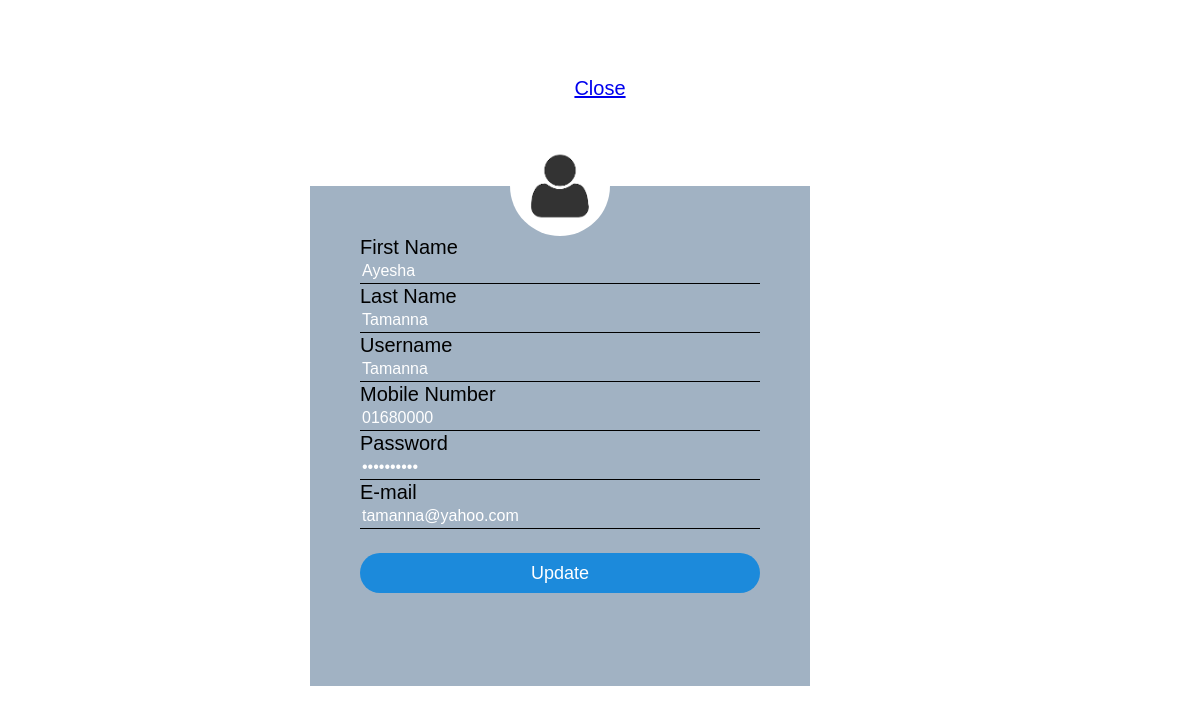
Before: /adminProfileInfo_2.php (signed in) with the older database file.
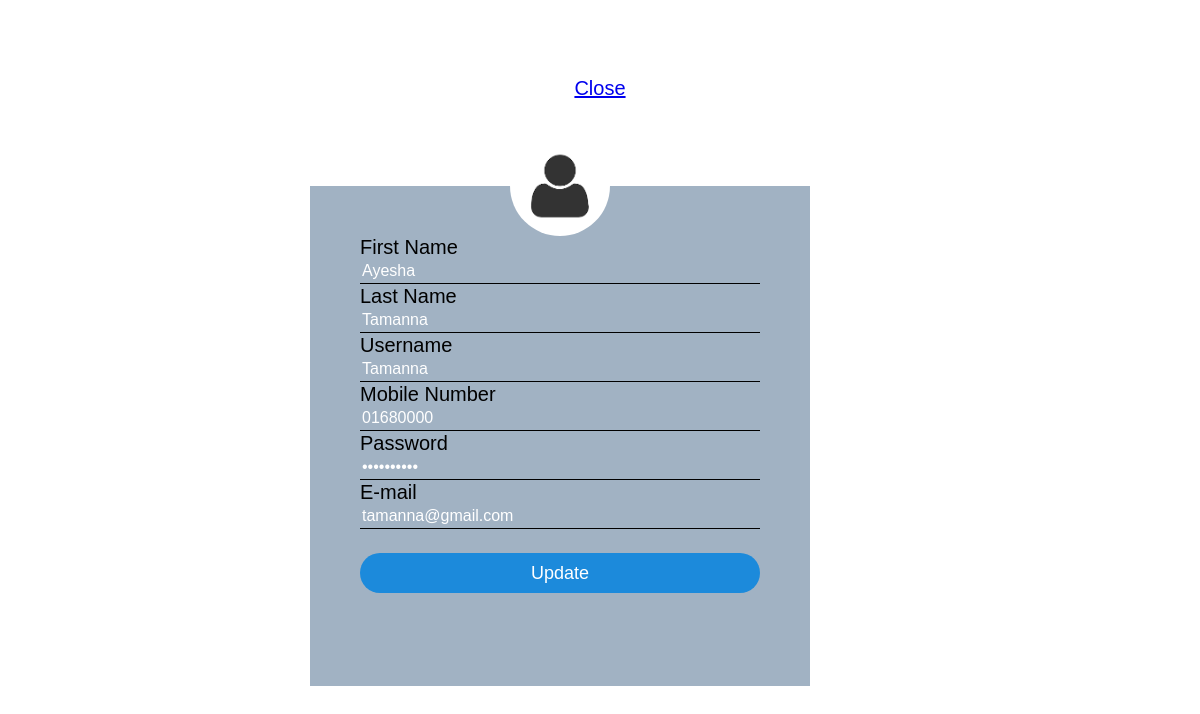
After: the same page with the newer database file.
### tables this page shows
CREATE TABLE `user_info` (
  `user_name` varchar(20) NOT NULL,
  `email` varchar(40) NOT NULL,
  `pass` varchar(30) NOT NULL,
  `first_name` varchar(20) NOT NULL,
  `last_name` varchar(20) NOT NULL,
  `phone` varchar(14) NOT NULL,
  `gender` varchar(6) NOT NULL,
  `u_type_name` varchar(2) NOT NULL,
  `status` varchar(20) NOT NULL
);

### adminProfileInfo_2.php (the view, shortened to what this page needs)
<html>
<head>
    <link rel="stylesheet" type="text/css" href="style.css">
</head>
<body>
    <div style="padding-bottom: 77px;">
        <div class="login-box">
                <img src="ppic.png" class="avatar">
                <?php
                    $servername = "localhost";
                    $username = "root";
                    $password = "";
                    $dbname = "gadto";
                    $conn = mysqli_connect($servername, $username, $password, $dbname);
                    $un = $_SESSION['user_name'];
                    $sql = "SELECT first_name, last_name, user_name, phone, pass, email FROM user_info WHERE user_name = '$un'";
                    $result = mysqli_query($conn, $sql);
                    if (mysqli_num_rows($result) > 0) {
                        $row = mysqli_fetch_assoc($result);
                    }
                ?>
                <form method="POST" action="">
                    <lebel>First Name</lebel>
                    <input type="text" name="fName" value="<?php echo $row['first_name']?>" border-style: solid>
                    <lebel>Last Name</lebel>
                    <input type="text" name="lName" value="<?php echo $row['last_name']?>" border-style: solid>
                    <lebel>Username</lebel>
                    <input type="text" name="username" value="<?php echo $row['user_name']?>" readonly border-style: solid />
                    <lebel>Mobile Number</lebel>
                    <input type="text" name="mobileNo" value="<?php echo $row['phone']?>" border-style: solid />
                    <lebel>Password</lebel>
                    <input type="password" name="password" value="<?php echo $row['pass']?>">
                    <lebel>E-mail</lebel>
                    <input type="text" name="email" value="<?php echo $row['email']?>">
                    <br/>
                    <br/>
                    <input type="submit" name="update" value="Update">
                </form>
            </div>
    </div>
<div align="center">
    <a href="adminPortal.php">Close</a>
</div>
</body>
</html>

Changed rows visible on the page:
changed user_info "Ayesha": email "tamanna@yahoo.com" → "tamanna@gmail.com"
